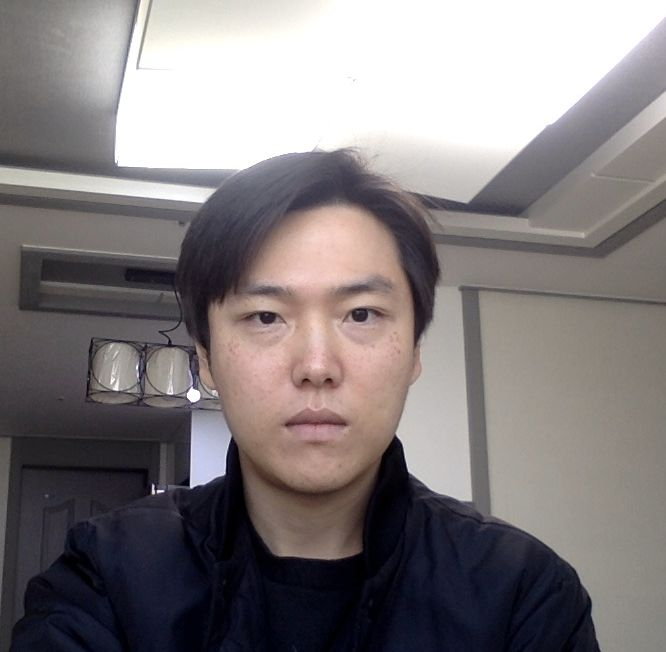
#> input picture human_segmentation/data/1.png, 666 x 652 px, found by its file name
$ jupyter execute --allow-errors human_segmentation.ipynb
#> lines starting #> are read from the running program, lines starting #| are printed output that depends on the picture
[cell 1]
from importlib.metadata import version
from pixellib.semantic import semantic_segmentation
import cv2
import urllib
import matplotlib.pyplot as plt
import numpy as np

[cell 2]
image_path = "/aiffel/aiffel/human_segmentation/images/"
image_person = cv2.imread(image_path + "1.png")
#> image_person is the input picture: shape (652, 666, 3); mean B, G, R 125.8, 124.5, 130.5
image_dog = cv2.imread(image_path + "dog.png")
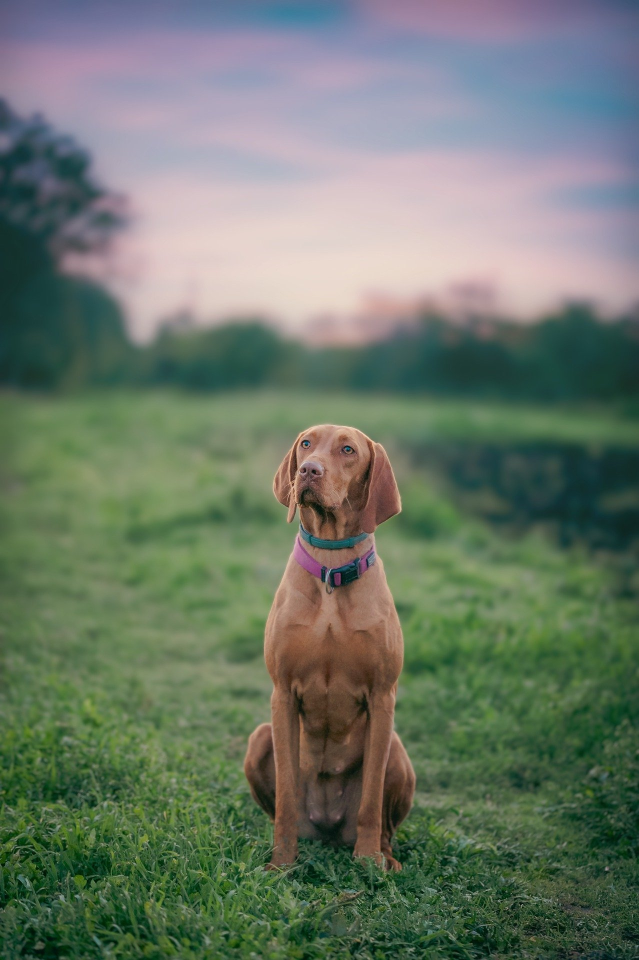
#> input picture human_segmentation/data/dog.png, 1278 x 1920 px, found by its file name (shown at 1/2 size)
#> image_dog is the input picture: shape (1920, 1278, 3); mean B, G, R 104.8, 119.7, 107.4
image_cat = cv2.imread(image_path + "cat.png")
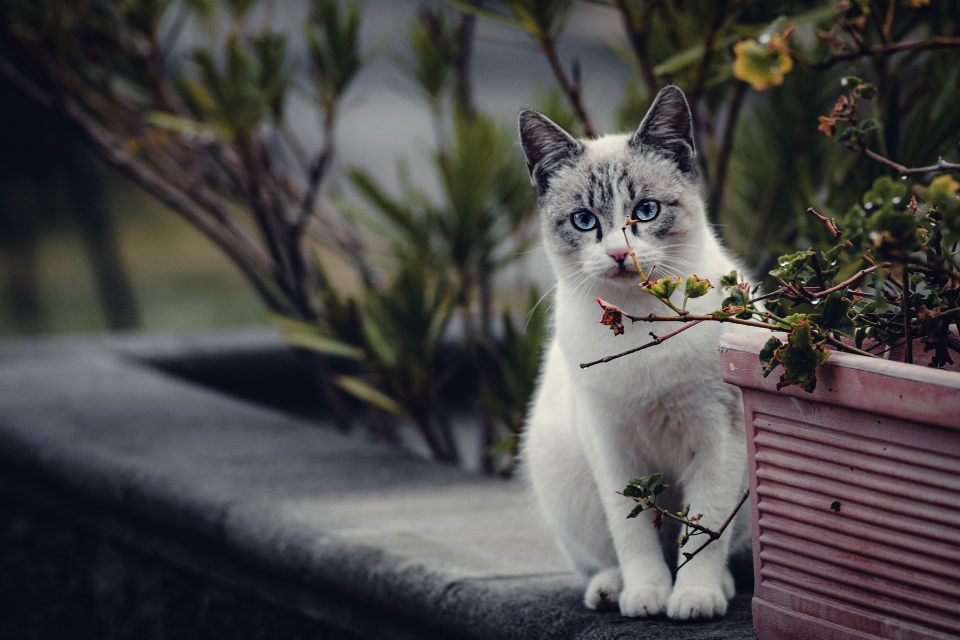
#> input picture human_segmentation/data/cat.png, 1920 x 1280 px, found by its file name (shown at 1/2 size)
#> image_cat is the input picture: shape (1280, 1920, 3); mean B, G, R 72.7, 73.1, 75.3
image_chipmunk = cv2.imread(image_path + "chipmunk.png")
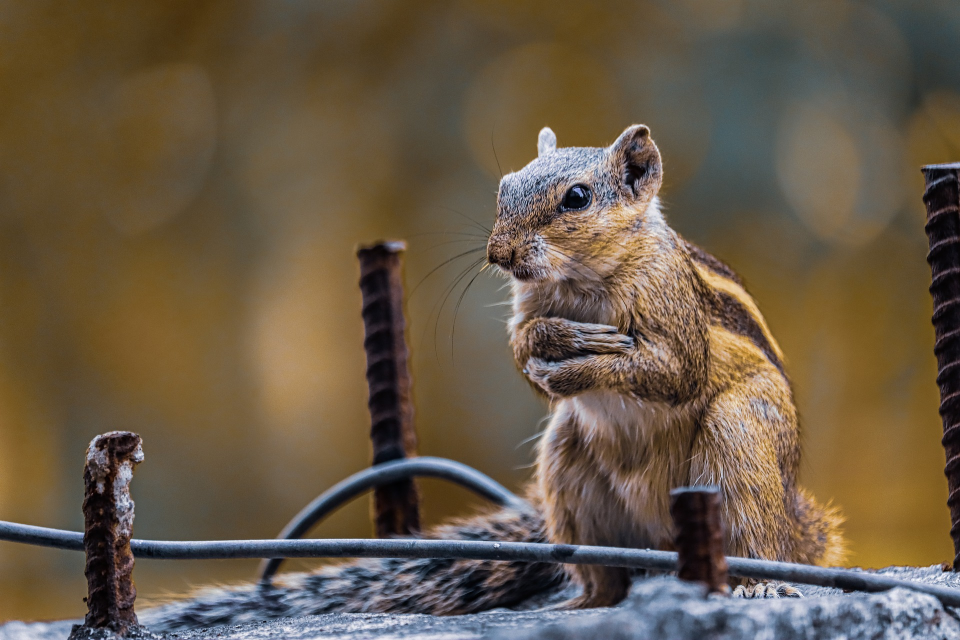
#> input picture human_segmentation/data/chipmunk.png, 1920 x 1280 px, found by its file name (shown at 1/2 size)
#> image_chipmunk is the input picture: shape (1280, 1920, 3); mean B, G, R 71.3, 90, 104.5
image_background1 = cv2.imread(image_path + "background1.png")
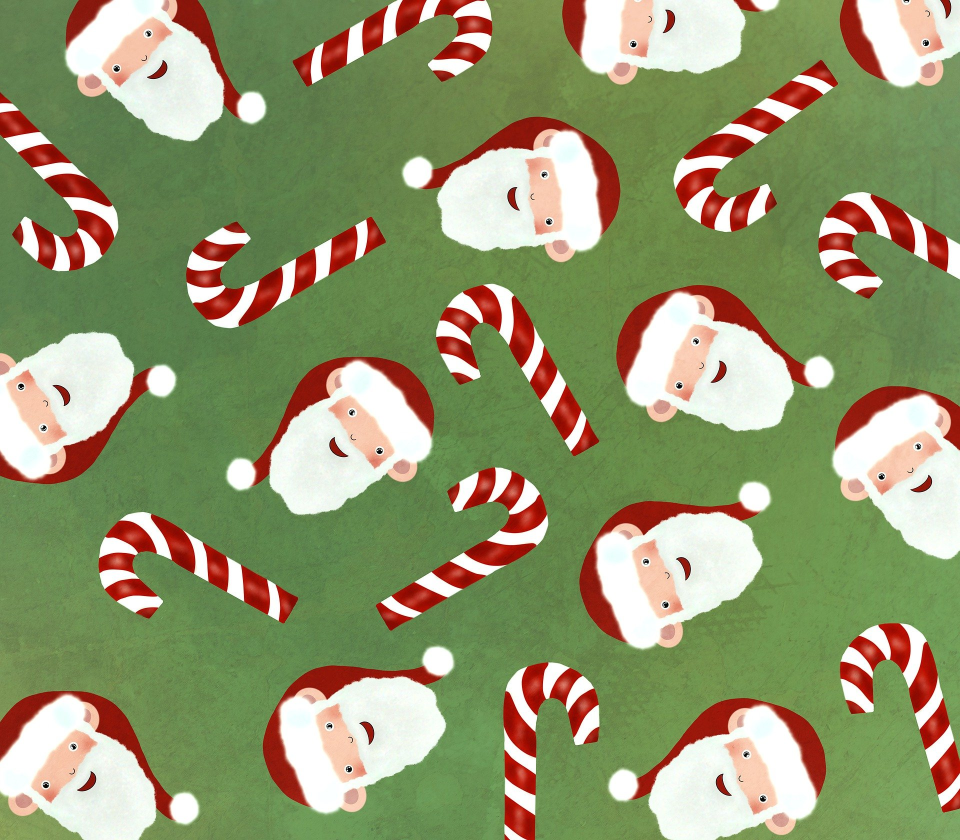
#> input picture human_segmentation/data/background1.png, 1920 x 1680 px, found by its file name (shown at 1/2 size)
#> image_background1 is the input picture: shape (1680, 1920, 3); mean B, G, R 110.4, 151.5, 146.3
image_background2 = cv2.imread(image_path + "background2.png")
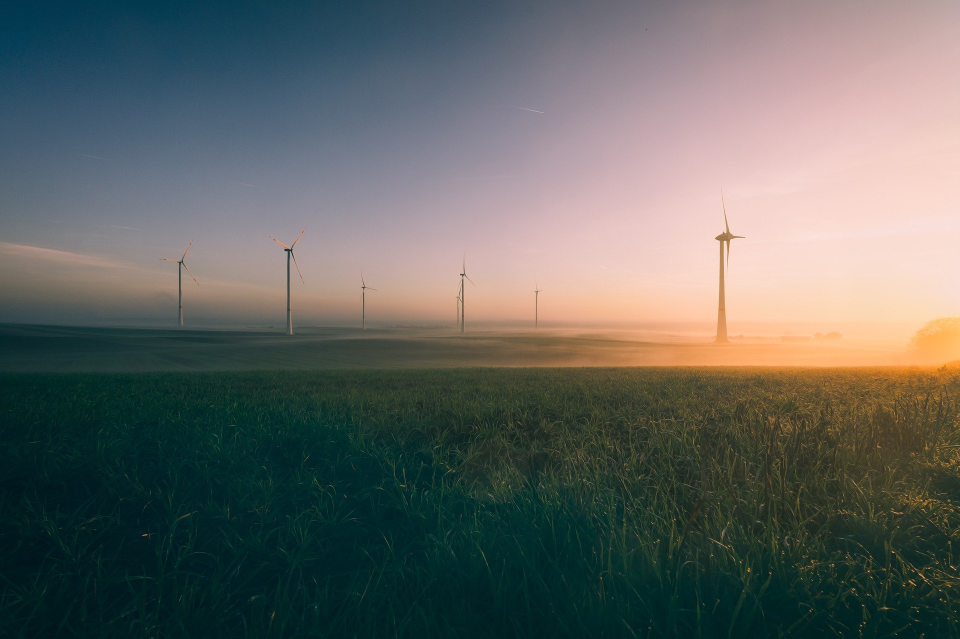
#> input picture human_segmentation/data/background2.png, 1920 x 1277 px, found by its file name (shown at 1/2 size)
#> image_background2 is the input picture: shape (1277, 1920, 3); mean B, G, R 98.2, 101.7, 98.6

plt.imshow(cv2.cvtColor(image_person, cv2.COLOR_BGR2RGB))
plt.show()
plt.imshow(cv2.cvtColor(image_dog, cv2.COLOR_BGR2RGB))
plt.show()
plt.imshow(cv2.cvtColor(image_cat, cv2.COLOR_BGR2RGB))
plt.show()
plt.imshow(cv2.cvtColor(image_chipmunk, cv2.COLOR_BGR2RGB))
plt.show()
plt.imshow(cv2.cvtColor(image_background1, cv2.COLOR_BGR2RGB))
plt.show()
plt.imshow(cv2.cvtColor(image_background2, cv2.COLOR_BGR2RGB))
plt.show()

[cell 3]
model_file = "/aiffel/aiffel/human_segmentation/models/deeplabv3_xception_tf_dim_ordering_tf_kernels.h5"
#> (the rest of this cell did not finish here and is left out)

#> (a cell that did not finish here is left out)

#> (a cell that did not finish here is left out)

[cell 6]
pascalvoc_label = [
    'background', 'aeroplane', 'bicycle', 'bird', 'boat', 'bottle', 'bus',
    'car', 'cat', 'chair', 'cow', 'diningtable', 'dog', 'horse', 'motorbike',
    'person', 'pottedplant', 'sheep', 'sofa', 'train', 'tv'
]

#> (the rest of this cell did not finish here and is left out)

[cell 7]
#pixcellib colormap to BGR
#background  (0, 0, 0)
#person      (128, 128, 192)
#dog         (128, 0, 64)
#cat         (0, 0, 64)
#pottedplant (0, 64, 0)
#bird        (0, 128, 128)
image_mask_person = []
image_mask_dog = []
image_mask_cat = []
image_mask_chipmunk = []
image_mask_background1 = []
image_mask_background2 = []

color_mask_person = []
color_mask_dog = []
color_mask_cat = []
color_mask_chipmunk = []
color_mask_background1 = []
color_mask_background2 = []

bg_mask_person = []
bg_mask_dog = []
bg_mask_cat = []
bg_mask_chipmunk = []
bg_mask_background1 = []
bg_mask_background2 = []

colormap = np.zeros((256, 3), dtype = int)
ind = np.arange(256, dtype=int)

for shift in reversed(range(8)):
    for channel in range(3):
        colormap[:, channel] |= ((ind >> channel) & 1) << shift
    ind >>= 3

seg_color = (128, 128, 192)
#> (the rest of this cell did not finish here and is left out)

[cell 8]
image_person_blur = cv2.blur(image_person, (20, 20))
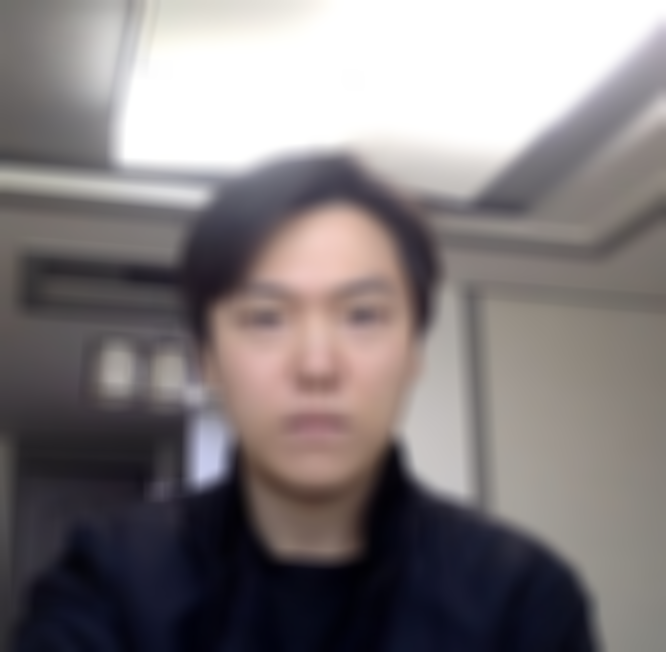
#> image_person_blur: shape (652, 666, 3); mean B, G, R 125.9, 124.6, 130.6
image_dog_blur = cv2.blur(image_dog, (20, 20))
image_cat_blur = cv2.blur(image_cat, (20, 20))
image_chipmunk_blur = cv2.blur(image_chipmunk, (20, 20))
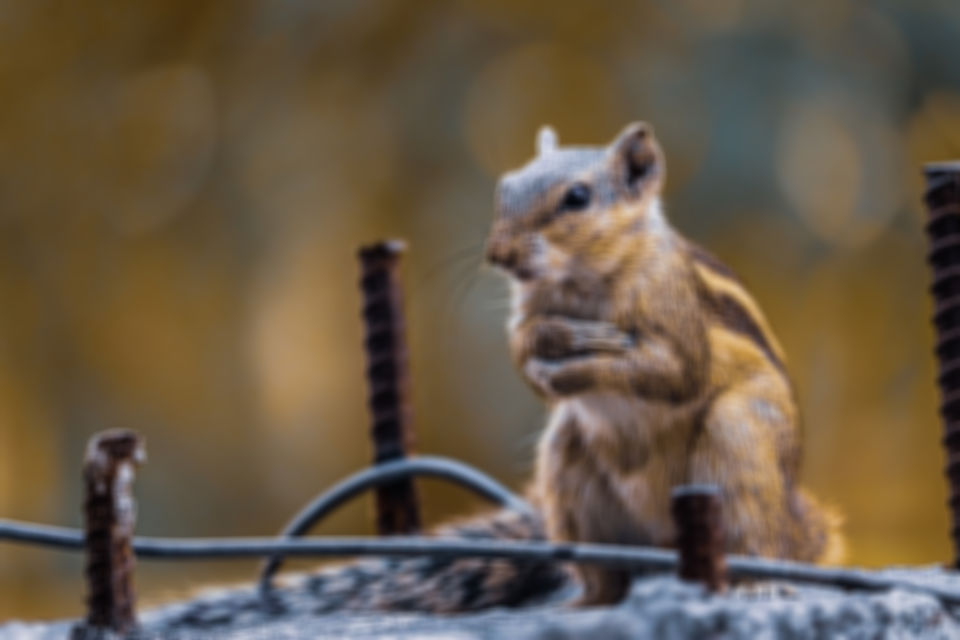
#> image_chipmunk_blur: shape (1280, 1920, 3) (shown at 1/2 size); mean B, G, R 71.3, 90, 104.5

#> (the rest of this cell did not finish here and is left out)

[cell 9]
image_temp = cv2.resize(image_background1, (666, 652))
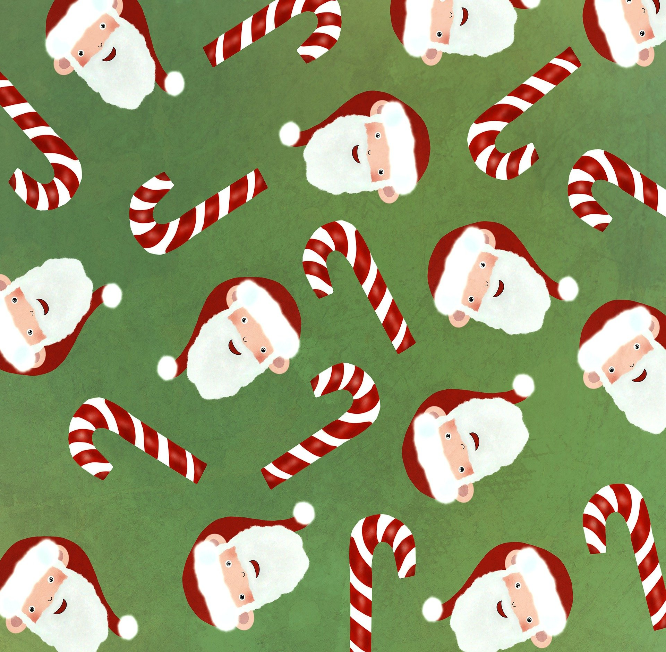
#> image_temp: shape (652, 666, 3); mean B, G, R 110.3, 151.4, 146.1
#> (the rest of this cell did not finish here and is left out)
